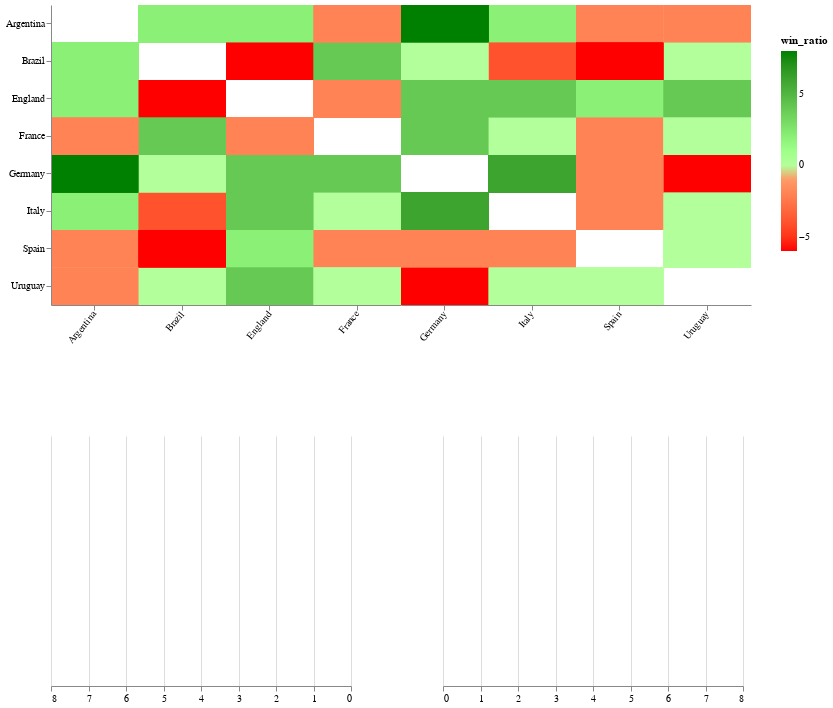

The cell this chart's notebook holds for it:
### Code cell
text_chart = (left_goals|middle_text|right_goals).resolve_scale(x='independent', y='shared')
text_chart =  alt.vconcat(
    Title,
    text_chart).resolve_scale(x='independent', y='independent')

final_viz2 = alt.vconcat(
    heatmap,
    text_chart
).resolve_scale(x='independent', y='independent').configure_view(strokeWidth=0)

final_viz2

### Figure 1 — Vega-Lite specification as saved in the notebook (floating-point values rounded to 4 significant figures; data arrays with more than 128 entries replaced by an {"elided": "..."} marker saying what was removed)
{"$schema": "https://vega.github.io/schema/vega-lite/v5.20.1.json", "config": {"view": {"continuousHeight": 300, "continuousWidth": 300, "strokeWidth": 0}}, "data": {"name": "data-d6559eb26081035a4e1a3ea4aa1fe3ba"}, "datasets": {"data-d6559eb26081035a4e1a3ea4aa1fe3ba": {"elided": "376 records"}}, "params": [{"name": "param_46", "select": {"fields": ["teamA", "teamB"], "on": "mouseover", "type": "point"}, "views": ["view_58"]}], "resolve": {"scale": {"x": "independent", "y": "independent"}}, "vconcat": [{"encoding": {"color": {"field": "win_diff", "legend": {"legendX": 730, "legendY": 30, "orient": "none", "titleAnchor": "start"}, "scale": {"domainMid": 0, "range": ["red", "white", "green"]}, "title": "win_ratio", "type": "quantitative"}, "tooltip": [{"field": "matchup", "title": null, "type": "nominal"}], "x": {"axis": {"labelAngle": -50}, "field": "teamA", "sort": "x", "title": null, "type": "nominal"}, "y": {"field": "teamB", "sort": "y", "title": null, "type": "nominal"}}, "height": 300, "mark": {"type": "rect"}, "name": "view_58", "width": 700}, {"resolve": {"scale": {"x": "independent", "y": "independent"}}, "vconcat": [{"encoding": {"text": {"field": "matchup", "type": "nominal"}, "x": {"value": 350}}, "height": 50, "mark": {"align": "center", "baseline": "middle", "color": "white", "size": 35, "type": "text"}, "transform": [{"filter": {"empty": false, "param": "param_46"}}], "width": 700}, {"hconcat": [{"encoding": {"x": {"axis": {"grid": true}, "field": "teamA_score", "scale": {"domain": [0, 8], "reverse": true}, "title": null, "type": "quantitative"}, "y": {"axis": null, "field": "match_id", "title": null, "type": "nominal"}}, "height": 250, "mark": {"baseline": "middle", "size": 30, "text": "⚽", "type": "text"}, "transform": [{"filter": {"empty": false, "param": "param_46"}}], "width": 300}, {"encoding": {"text": {"field": "match_info", "type": "nominal"}, "y": {"axis": {"domain": false, "labels": false, "ticks": false, "title": null}, "field": "match_id", "type": "nominal"}}, "height": 250, "mark": {"align": "center", "color": "white", "size": 12, "type": "text"}, "transform": [{"filter": {"empty": false, "param": "param_46"}}], "width": 50}, {"encoding": {"x": {"axis": {"grid": true}, "field": "teamB_score", "scale": {"domain": [0, 8]}, "title": null, "type": "quantitative"}, "y": {"axis": null, "field": "match_id", "title": null, "type": "nominal"}}, "height": 250, "mark": {"baseline": "middle", "size": 30, "text": "⚽", "type": "text"}, "transform": [{"filter": {"empty": false, "param": "param_46"}}], "width": 300}], "resolve": {"scale": {"x": "independent", "y": "shared"}}}]}]}
